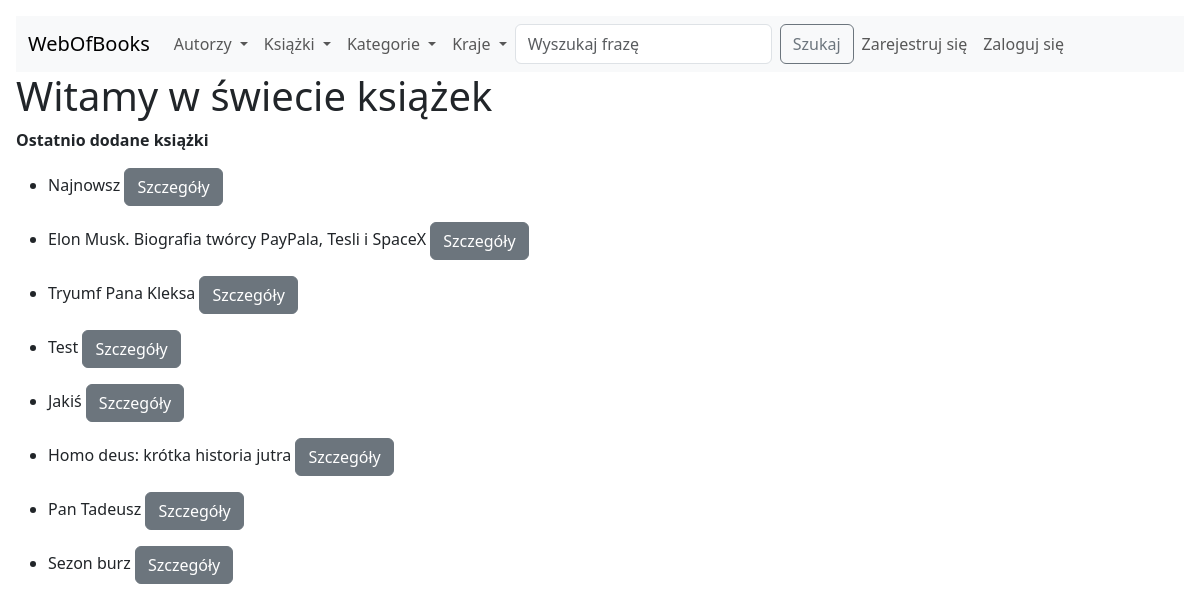
Page /webofbooks/ on the committed database.
### webofbooks/models.py (models this page shows, shortened)
class Books(models.Model):
    author_id = ForeignKey(Authors, on_delete=DO_NOTHING, null=True)
    category_id = ForeignKey(Categories, on_delete=DO_NOTHING)
    title = models.CharField(max_length=300)
    issue_date = models.DateField()
    date_added = models.DateField(default=date.today)
    cover = models.ImageField(upload_to='', default='default.jpg')

### webofbooks/views.py (the view)
# urls.py: path('', HomeView.as_view(), name='homepage'),
class HomeView(View):
    def get(self, request):
        return render(request,
                      'webofbooks/webofbooks.html',
                      context={
                          "new_books": Books.objects.order_by('-date_added').all(),
                      })

### webofbooks/templates/webofbooks/webofbooks.html (shortened to what this page needs)
<!DOCTYPE html>
<html lang="en">
<head>
</head>
<body>
{% include 'webofbooks/navbar.html' %}
<h1>Witamy w świecie książek</h1>
<p><b>Ostatnio dodane książki</b></p>
<ul>
  {% for book in new_books %}
    <li>
        <p>{{ book.title }} <a href="{% url 'webofbooks:book_detail' book.id %}"><button type="button" class="btn btn-secondary">Szczegóły</button></a></p>
    </li>
{% endfor %}
</body>
</html>

### rows in the picture
Books: title "Najnowsz"
Books: title "Elon Musk. Biografia twórcy PayPala, Tesli i SpaceX"
Books: title "Tryumf Pana Kleksa"
Books: title "Test"
Books: title "Jakiś"
Books: title "Homo deus: krótka historia jutra"
Books: title "Pan Tadeusz"
Books: title "Sezon burz"
